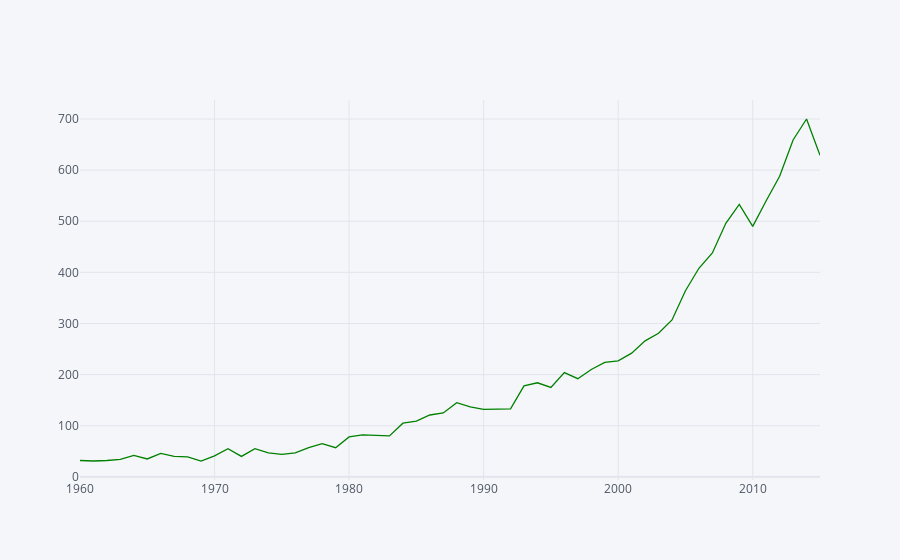

Notebook code for this chart:
### Code cell
dfb.movie_time.iplot( color=["green"], )

### Figure 1 — Plotly figure (JSON) as saved in the notebook; plotly's stock layout.template omitted (floating-point values rounded to 4 significant figures)
{"data": [{"line": {"color": "rgba(0, 128, 0, 1.0)", "dash": "solid", "shape": "linear", "width": 1.3}, "mode": "lines", "name": "id", "text": "", "type": "scatter", "x": [1960, 1961, 1962, 1963, 1964, 1965, 1966, 1967, 1968, 1969, 1970, 1971, 1972, 1973, 1974, 1975, 1976, 1977, 1978, 1979, 1980, 1981, 1982, 1983, 1984, 1985, 1986, 1987, 1988, 1989, 1990, 1991, 1992, 1993, 1994, 1995, 1996, 1997, 1998, 1999, 2000, 2001, 2002, 2003, 2004, 2005, 2006, 2007, 2008, 2009, 2010, 2011, 2012, 2013, 2014, 2015], "y": [32, 31, 32, 34, 42, 35, 46, 40, 39, 31, 41, 55, 40, 55, 47, 44, 47, 57, 65, 57, 78, 82, 81, 80, 105, 109, 121, 125, 145, 137, 132, 133, 133, 178, 184, 175, 204, 192, 210, 224, 227, 242, 266, 281, 307, 364, 408, 438, 496, 533, 490, 540, 588, 659, 700, 629]}], "layout": {"legend": {"bgcolor": "#F5F6F9", "font": {"color": "#4D5663"}}, "paper_bgcolor": "#F5F6F9", "plot_bgcolor": "#F5F6F9", "title": {"font": {"color": "#4D5663"}}, "xaxis": {"gridcolor": "#E1E5ED", "showgrid": true, "tickfont": {"color": "#4D5663"}, "title": {"font": {"color": "#4D5663"}, "text": ""}, "zerolinecolor": "#E1E5ED"}, "yaxis": {"gridcolor": "#E1E5ED", "showgrid": true, "tickfont": {"color": "#4D5663"}, "title": {"font": {"color": "#4D5663"}, "text": ""}, "zerolinecolor": "#E1E5ED"}}}
